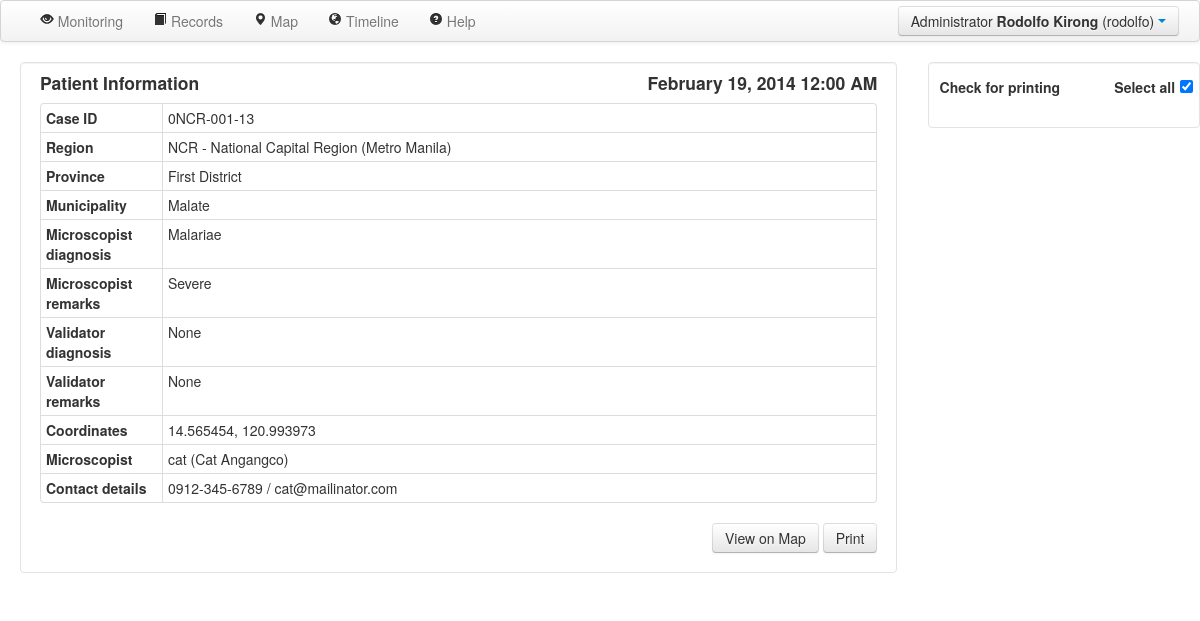
Page /case/13/ (signed in) on the committed database.
### serveus/models.py (models this page shows, shortened)
class UserType(db.Model):
	__tablename__ = 'usertype'
	id = db.Column(db.Integer, primary_key=True)
	name = db.Column(db.String(80), unique=True)
	users = db.relationship('User', backref='usertype', lazy='dynamic')
	@staticmethod
	def get_administrator():
		return UserType.query.filter(UserType.name=='Administrator').first()
	@staticmethod
	def get_microscopist():
		return UserType.query.filter(UserType.name=='Medical Technologist').first()
	@staticmethod
	def get_doctor():
		return UserType.query.filter(UserType.name=='Validator').first()
	def __init__(self, name=""):
		self.name = name
	def __repr__(self):
		return '<UserType %r>' % self.name
	def __str__(self):
		return self.name

class User(db.Model, UserMixin):
	__tablename__ = 'user'
	id = db.Column(db.Integer, primary_key=True)
	username = db.Column(db.String(80), unique=True)
	password = db.Column(db.String(120))
	firstname = db.Column(db.String(100))
	lastname = db.Column(db.String(100))
	usertype_id = db.Column(db.Integer, db.ForeignKey('usertype.id'))
	case =  db.relationship('Case', backref='user', lazy='dynamic')
	contact = db.Column(db.String(80))
	email = db.Column(db.String(80), unique=True)
	chunklists = db.relationship('Chunklist', backref='user', lazy='dynamic')
	"""
	@models_committed.connect_via(app)
	def on_models_committed(sender, changes):
		for obj, method in changes:
			if method == 'insert' and type(obj) == User:
				body = '''Greetings, %s %s! You have successfully been registered to the system. Your temporary password is <b>%s</b>.<br><br>Below are your account details:<br><br>Username: %s<br>User type: %s<br>Contact number: %s<br>Email: %s<br><br>Please login and change your password. Thank you!''' % (obj.firstname, obj.lastname, '123', obj.username, obj.usertype, obj.contact, obj.email)
				msg = Message('Outbreak Monitoring', sender="cvmig.group.23@gmail.com", recipients=['generic@mailinator.com',obj.email])
				msg.html = body
				mail.send(msg)
	"""
	def is_administrator(self):
		return self.usertype == UserType.get_administrator()
	def is_microscopist(self):
		return self.usertype == UserType.get_microscopist()
	def is_doctor(self):
		return self.usertype == UserType.get_doctor()
	def __init__(self, firstname="", lastname="", username="", password="", contact="", email=""):
		self.firstname = firstname
		self.lastname = lastname
		self.username = username
		self.password = password
		self.contact = contact
		self.email = email
	def __repr__(self):
		return '<User %r %r (%r)>' % (self.firstname, self.lastname, self.username)
	def __str__(self):
		return self.username

class Case(db.Model):
	__tablename__ = 'case'
	id = db.Column(db.Integer, primary_key=True)
	date = db.Column(db.DateTime())
	parasite = db.Column(db.String(100))
	description = db.Column(db.String(1000))
	comment = db.Column(db.String(1000))
	lat = db.Column(db.Float)
	lng = db.Column(db.Float)
	user_id = db.Column(db.Integer, db.ForeignKey('user.id'))
	images = db.relationship('Image', backref='case', lazy='dynamic')
	test = db.Column(db.Boolean)
	partype_id = db.Column(db.Integer, db.ForeignKey('partype.id'))
	region_id = db.Column(db.Integer, db.ForeignKey('region.id'))
	province_id = db.Column(db.Integer, db.ForeignKey('province.id'))
	municipality_id = db.Column(db.Integer, db.ForeignKey('municipality.id'))
	parasite_validator = db.Column(db.String(100))
	description_validator = db.Column(db.String(1000))
	def __init__(self, date="", parasite="", description="", lat="", lng="", test="", region="", province="", municipality=""):
		self.date = date
		self.parasite = parasite
		self.description = description
		self.lat = lat
		self.lng = lng
		if region == '':
			self.region = None
		else:
			self.region = region
		if province == '':
			self.province = None
		else:
			self.province = province
		if municipality == '':
			self.municipality = None
		else:
			self.municipality = municipality
		self.test = test
	def __repr__(self):
		return '<Case %r>' % self.id
	def __str__(self):
		return str(self.id)
	@property
	def code(self):
		return "%s-%s-%s" % (self.region.code, self.province.code, self.id)

class Region(db.Model):
	__tablename__ = 'region'
	id = db.Column(db.Integer, primary_key=True)
	name = db.Column(db.String(50))
	code = db.Column(db.String(10))
	cases = db.relationship('Case', backref='region', lazy='dynamic')
	provinces = db.relationship('Province', backref='region', lazy='dynamic')
	def __init__(self, name='', code=''):
		self.name = name
		self.code = code
	def __repr__(self):
		return self.name

class Province(db.Model):
	__tablename__ = 'province'
	id = db.Column(db.Integer, primary_key=True)
	name = db.Column(db.String(50))
	code = db.Column(db.String(10))
	cases = db.relationship('Case', backref='province', lazy='dynamic')
	municipalities = db.relationship('Municipality', backref='province', lazy='dynamic')
	region_id = db.Column(db.Integer, db.ForeignKey('region.id'))
	def __init__(self, name='', code=''):
		self.name = name
		self.code = code
	def __repr__(self):
		return self.name

class Municipality(db.Model):
	__tablename__ = 'municipality'
	id = db.Column(db.Integer, primary_key=True)
	name = db.Column(db.String(50))
	cases = db.relationship('Case', backref='municipality', lazy='dynamic')
	province_id = db.Column(db.Integer, db.ForeignKey('province.id'))
	def __init__(self, name=''):
		self.name = name
	def __repr__(self):
		return self.name

### serveus/views.py (the view, shortened to what this page needs)
@app.route('/case/<int:id>/',  methods = ['GET', 'POST'])
def case(id):
    case = Case.query.get(id)
    if current_user.usertype == get_microscopist():
        if case.user != current_user:
            abort(401)
    images = []
    for img in case.images:
        images.append((img.number, 'pic/' + str(img.id)))
    images = sorted(images)
    return render_template("case.html", case = case, user = current_user, images=images)

### serveus/views.py (called while the page is built)
def get_microscopist():
    return UserType.query.filter(UserType.name == 'Medical Technologist').first()

@login_manager.user_loader
def load_user(userid):
    return User.query.get(userid)

### serveus/templates/case.html (shortened to what this page needs)
{% extends "layout.html" %}
{% block content %}
    <form id="super" action="" method="post">
		<div class="container-fluid" style="background-color: white; position: relative; height: 100%; padding-bottom: 0; padding-right: 0">
			<div class="row-fluid" style="background-color: white; position: relative; height: 100%">
                <div class="span9 row">
                    <div class="well container span12" style="background-color: white; padding-top: 0;">
                        <h4 class="pull-left">Patient Information</h4>
                        <h4 class="pull-right">{{case.date.strftime('%B %d, %Y %I:%M %p')}}</h4>
                        <table class="table table-condensed table-bordered" style="width: 100%">
                        <tr><th class="span2">Case ID<td class="span10"> {{case.code}}
						<tr><th>Region<td>{{case.region}}
						<tr><th>Province<td>{{case.province}}
						<tr><th>Municipality<td>{{case.municipality}}
                        <tr><th>Microscopist diagnosis<td>{{case.parasite}}
                        <tr><th>Microscopist remarks<td>{{case.description}}
                        <tr><th>Validator diagnosis<td>{{case.parasite_validator}}
                        <tr><th>Validator remarks<td>{{case.description_validator}}
                        <tr><th>Coordinates<td>{{case.lat}}, {{case.lng}}
						<tr><th>Microscopist<td>{{case.user.username}} ({{case.user.firstname}} {{case.user.lastname}})
									<tr><th>Contact details<td>{{case.user.contact}} / {{case.user.email}}
                        </table>
                        <div class="pull-right">
                        <a class="btn btn-medium" href="/map/?lat={{case.lat}}&lng={{case.lng}}&zoom=13&date_start=1/1/1970&date_end=Today">View on Map</a>
                        <input class="btn btn-medium" type="submit" value="Print" style="height: 30px">
                        </div>
                    </div>
                    <br><br><br>
                </div>
				<div class="span3 well" style="background-color: white; overflow-y: auto; overflow-x:hidden; position: relative; height: 100%; padding: 0.5%; padding-top: 0;">
                    <div class="tab-content">
                        <div class="tab-pane fade in active" id="raw_images">
                            <table class="table-condensed" style="width: 100%; vertical-align: bottom; padding: 0; margin: 0">
                            <tr>
                            <td style="width: 64%"><h5 class="pull-left">Check for printing</h5>
                            <td style="width: 34%"><h5 class="pull-right">Select all</h5>
                            <td style="width: 2%; padding: 0%"><input id="selectAll" class=" pull-right" type="checkbox" onclick="toggleAll()" style="margin-bottom: 5px" checked>
                            </table>
                            <div class="row-fluid" id="gallery" data-toggle="modal-gallery" data-target="#modal-gallery" style="padding: 0">
                            </div>
                        </div>
                    </div>
				</div>
			</div>
		</div>
    </form>
{% endblock %}

### serveus/templates/layout.html (shortened to what this page needs)
<!DOCTYPE html>
<html>
	<head>
		<link href="/static/css/bootstrap.min.css" rel="stylesheet" media="screen">
		<link href="/static/css/bootstrap-responsive.css" rel="stylesheet">
        <link href="/static/css/eyecon-datepicker.css" rel="stylesheet">
        <link href="/static/css/bootstrap-image-gallery.css" rel="stylesheet">
	</head>
	<body>
		<div class="navbar" style="width: 100%;">
			<div class="navbar-inner">
                <ul class="nav pull-right">
                    <div class="btn-group">
                        <a class="btn dropdown-toggle" data-toggle="dropdown" href="#">
							{{user.usertype.name}} <b>{{user.firstname}} {{user.lastname}}</b> ({{ user.username }})
                        <span class="caret"></span>
                        </a>
                    </div>
                </ul>
                <div class="nav-collapse collapse">
                    <div>
                        <ul class="nav pull-left">
                            <li>&nbsp</li>
							{% if not user.is_microscopist() %}<li {% if menu_active == 'monitoring' %}class="active"{% endif %}><a href="/monitoring/"><i class="icon-eye-open"></i> Monitoring</a></li>{% endif %}
                            <li {% if menu_active == 'records' %}class="active"{% endif %}><a href="/records/"><i class="icon-book"></i> Records</a></li>
                            {% if not user.is_microscopist() %}<li {% if menu_active == 'map' %}class="active"{% endif %}><a href="/map/"><i class="icon-map-marker"></i> Map</a></li>{% endif %}
                            {% if not user.is_microscopist() %}<li {% if menu_active == 'timeline' %}class="active"{% endif %}><a href="/timeline/"><i class="icon-globe"></i> Timeline</a></li>{% endif %}
                            <li><a href="#helpModal" id="help" data-toggle="modal"><i class="icon-question-sign"></i> Help</a></li>
                        </ul>
                    </div>
                </div>
			</div>
		</div>
		{% block content %}
		{% endblock %}
	</body>
</html>

### rows in the picture
UserType: usertype.name "Administrator"
User: firstname "Rodolfo", lastname "Kirong", username "rodolfo"
Case: date "February 19, 2014 12:00 AM", parasite "Malariae", description "Severe", parasite_validator "None", description_validator "None", lat "14.565454", lng "120.993973"
Region: code "0NCR-001-13", region "NCR - National Capital Region (Metro Manila)"
Province: province "First District"
Municipality: municipality "Malate"
User: user.username "cat", user.firstname "Cat", user.lastname "Angangco", user.contact "0912-345-6789", user.email "cat@mailinator.com"
